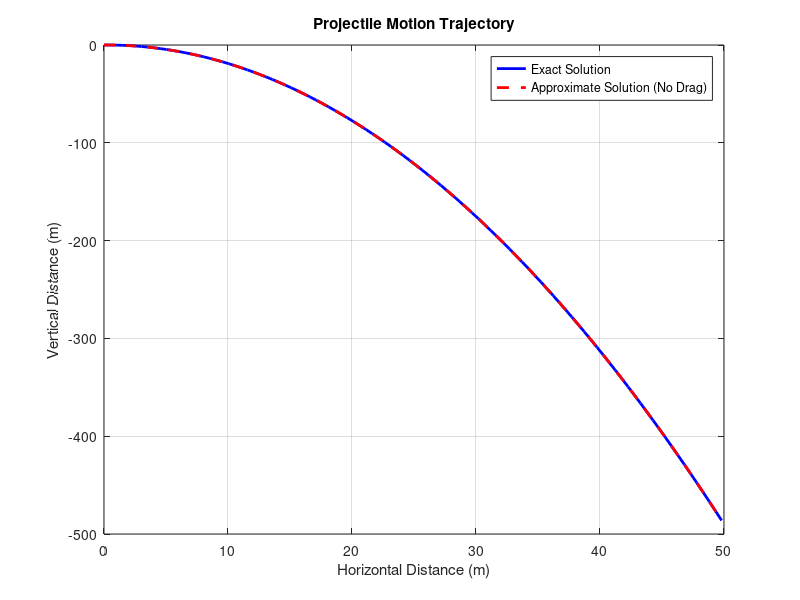

MATLAB code for this plot:
clear; clc; close all;

% Prompt user for initial conditions
velocity = input('Enter the initial velocity (m/s): ');
angle = input('Enter the launch angle (degrees): ');
drag_type = menu('Select the type of drag force', 'Zero Drag', 'Linear Drag', 'Quadratic Drag');

% Constants
g = 9.81; % Acceleration due to gravity (m/s^2)
mass = 1; % Mass of the projectile (kg)
k = 0.1; % Linear drag coefficient
c = 0.1; % Quadratic drag coefficient

% Time range for simulation
t = linspace(0, 10, 100); % Time range (0 to 10 seconds, 100 points)

% Calculate trajectories
switch drag_type
    case 1 % Zero Drag
        x_exact = velocity * cos(deg2rad(angle)) * t;
        y_exact = velocity * sin(deg2rad(angle)) * t - 0.5 * g * t.^2;
        x_approx = x_exact;
        y_approx = y_exact;
    case 2 % Linear Drag
        x_exact = (mass / k) * (1 - exp(-k * t / mass)) * velocity * cos(deg2rad(angle));
        y_exact = (mass / k) * (1 - exp(-k * t / mass)) * velocity * sin(deg2rad(angle)) - (mass / k) * g * t;
        x_approx = velocity * cos(deg2rad(angle)) * t;
        y_approx = velocity * sin(deg2rad(angle)) * t - 0.5 * g * t.^2;
    case 3 % Quadratic Drag
        x_exact = (mass / c) * log(cosh((velocity * cos(deg2rad(angle)) + c * t) / mass));
        y_exact = (mass / c) * (tanh((velocity * sin(deg2rad(angle)) + c * t) / mass) - tanh(velocity * sin(deg2rad(angle)) / mass)) - (g * mass / c) * t;
        x_approx = velocity * cos(deg2rad(angle)) * t;
        y_approx = velocity * sin(deg2rad(angle)) * t - 0.5 * g * t.^2;
end

% Plot trajectories
figure;
plot(x_exact, y_exact, 'b-', 'LineWidth', 2);
hold on;
plot(x_approx, y_approx, 'r--', 'LineWidth', 2);
xlabel('Horizontal Distance (m)');
ylabel('Vertical Distance (m)');
title('Projectile Motion Trajectory');
legend('Exact Solution', 'Approximate Solution (No Drag)');
grid on;

% Compare with Python code
fprintf('Comparing MATLAB and Python results...\n');
% Load Python results (replace with your Python code output)
python_data = load('python_results.mat');

% Compare trajectories
matlab_exact = [x_exact', y_exact'];
matlab_approx = [x_approx', y_approx'];
python_exact = python_data.python_exact;
python_approx = python_data.python_approx;

% Calculate errors
error_exact = sum(sum(abs(matlab_exact - python_exact))) / numel(python_exact);
error_approx = sum(sum(abs(matlab_approx - python_approx))) / numel(python_approx);

fprintf('Error in exact solution: %.6f\n', error_exact);
fprintf('Error in approximate solution: %.6f\n', error_approx);